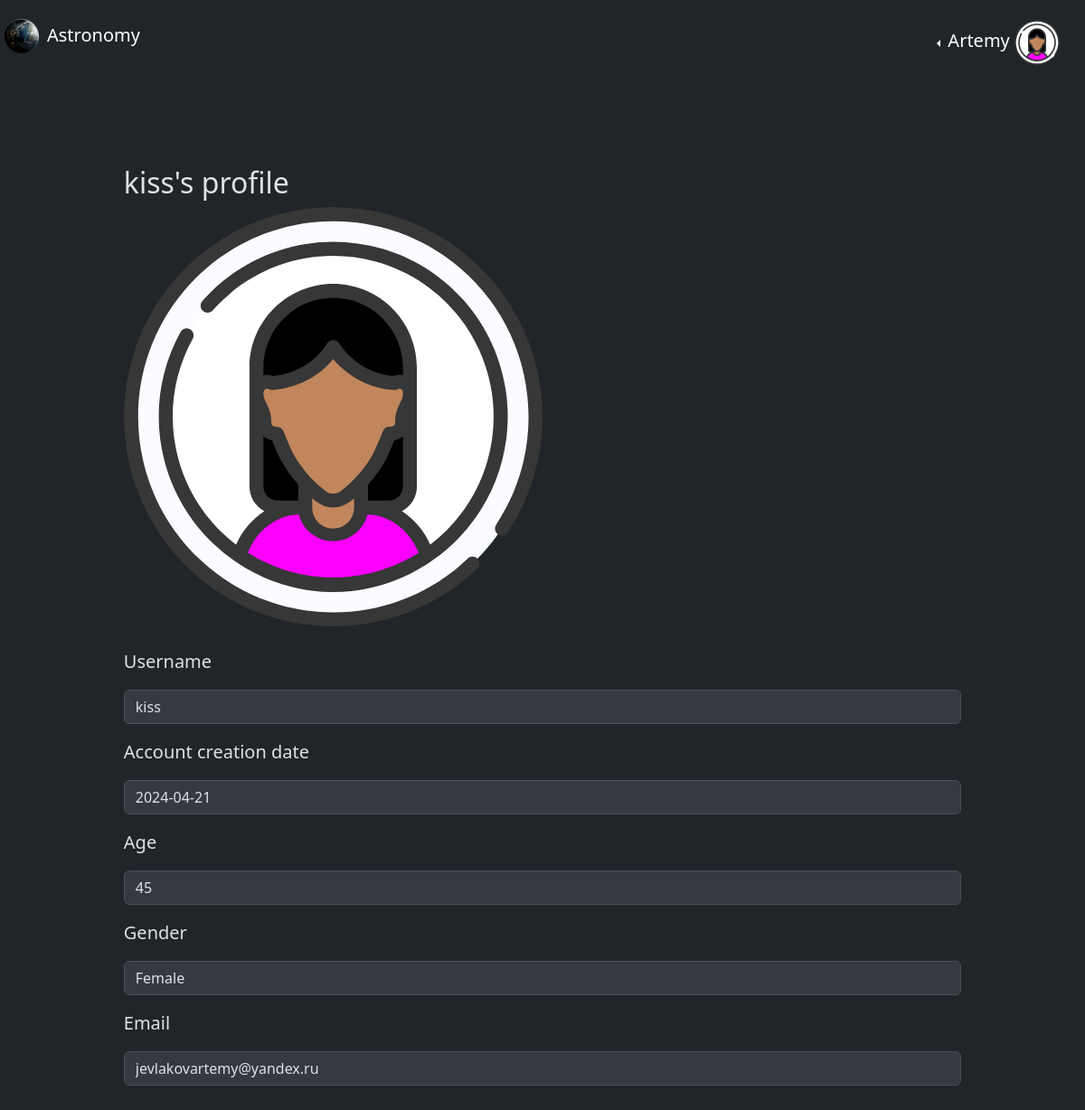
/astronomy-site/show_user_profile/kiss (signed in), run on the app's committed database.
### data/users.py (models this page shows, shortened)
class User(SqlBase, UserMixin):
    __tablename__ = 'users'
    id = sqlalchemy.Column(
        sqlalchemy.Integer, primary_key=True, autoincrement=True)
    username = sqlalchemy.Column(
        sqlalchemy.Integer, unique=True, index=True)
    email = sqlalchemy.Column(sqlalchemy.String, unique=True)
    profile_image = sqlalchemy.Column(sqlalchemy.String)
    age = sqlalchemy.Column(sqlalchemy.Integer)
    gender = sqlalchemy.Column(sqlalchemy.String)
    hashed_password = sqlalchemy.Column(sqlalchemy.String)
    profile_url = sqlalchemy.Column(sqlalchemy.String)
    created_date = sqlalchemy.Column(
        sqlalchemy.DateTime, default=dt.datetime.now)
    records = orm.relationship('Records', back_populates="user")

### server.py (the view)
@app.route("/astronomy-site/show_user_profile/<string:username>")
@login_required
def show_user_profile(username):
    data_base_session = new_session()
    user = data_base_session.query(User).filter(User.username == username).first()
    return render_template("show_user_profile.html", user=user, title=f"{user.username}'s profile")

### data/data_base_session.py (called while the page is built)
def new_session() -> Session:
    global __main_factory
    return __main_factory()

### server.py (called while the page is built)
@login_manager.user_loader
def load_user(user_id):
    data_base_session = new_session()
    return data_base_session.query(User).get(user_id)

### templates/show_user_profile.html (shortened to what this page needs)
{%extends "base.html"%} {%block content%}
<div class="container">
    {%if current_user.username != user.username%}
    <h2>{{user.username}}'s profile</h2>
    {%else%}
    <h2>Your profile</h2>
    {%endif%}
    <img class="rounded-circle" src="{{user.profile_image}}" alt="" style="width: 50%; height: 50%" />
    <br><br>
    <p><label for="username">Username</label></p>
    <p><input class="form-control" id="username" name="username" disabled type="text" value={{user.username}} disabled>
    </p>
    <p><label for="date">Account creation date</label></p>
    <p><input class="form-control" id="date" name="date" type="datetime" value={{user.created_date}} disabled>
    </p>
    <p><label for="age">Age</label></p>
    <p><input class="form-control" id="age" name="age" type="number" value={{user.age}} disabled></p>
    <p><label for="gender">Gender</label></p>
    <p><select id="userSelect" class="form-control" id="gender" name="gender" disabled>
            {%if user.gender == "Male"%}
            <option value="Male" selected>Male</option>
            <option value="Female">Female</option>
            {%else%}
            <option value="Female" selected>Female</option>
            {%endif%}
        </select></p>
    <p><label for="email">Email</label></p>
    <p><input class="form-control" id="email" name="email" disabled type="email" value={{user.email}}></p>
    <br> <br>
</div>
{%endblock%}

### templates/base.html (shortened to what this page needs)
<!DOCTYPE html>
<html lang="en" data-bs-theme="dark">
<head>
  <link href="https://cdn.jsdelivr.net/npm/bootstrap@5.3.3/dist/css/bootstrap.min.css" rel="stylesheet" />
  <link rel="stylesheet" href="/static/css/style._for_main_page.css" />
</head>
<body>
  <header>
    <div class="container-1" style="flex-wrap: wrap;">
      <div class="first-nav">
        <a href="/astronomy-site">
          <nav>
            <img src="/static/images/logo.png" alt="" />
            <p>Astronomy</p>
          </nav>
        </a>
      </div>
      <div class="second-nav bg-dark">
        <div class="dropdown dropstart text-end position" style="max-width: 30%;">
          <button type="button" class="btn btn-dark dropdown-toggle bg-dark text-white" data-bs-toggle="dropdown">
            {%if current_user.is_authenticated%}
            <span style="font-size: 20px; ">{{current_user.username}} <img class="rounded-circle"
                src={{current_user.profile_image}} alt="" style="width: 50px; height: 50px;"></span>
            {%else%}
            <span style="font-size: 20px; "><img class="rounded-circle" src="/static/images/anonym.svg" alt=""
                style="width: 50px; height: 50px;"></span>
            {%endif%}
          </button>
        </div>
      </div>
    </div>
  </header>
  <main role="main" class="container mt-5">{%block content%}{%endblock%}</main>
</body>
</html>

### static/css/style._for_main_page.css (style rules this page uses)
header .container-1 { max-width: 100vw; padding: 0; margin: 0; position: sticky; padding-left: 4px; }
header .container-1 a { font-size: 20px; text-decoration: none; color: white; }
.container-1 { max-width: 100vw; padding: 0; margin: 0; display: flex; justify-content: space-between; position: sticky; padding-left: 4px; margin-top: 4px; }
.first-nav { margin-top: 2px; align-self: center; float: left; width: 50%; padding-bottom: 4px; }
.first-nav nav { display: flex; }
.first-nav nav p { margin: 0; padding: 0; margin-left: 8px; justify-content: center; align-self: center; }
.first-nav img { max-width: 60px; max-height: 60px; margin-top: 2px; }
.second-nav { padding: 0; margin: 0; padding-top: 15px; padding-right: 15px; }
.container-1 .first-nav { text-align: left; align-self: center; }
main { max-width: 100%; max-height: 100%; }
.container { margin-top: 13vh; max-width: 90%; max-height: 90%; }
p { font-size: 20px; }

### data on the page
User: username "Artemy", profile_image (picture)
User: username "kiss", profile_image (picture), age "45", gender "Female", email "jevlakovartemy@yandex.ru"
